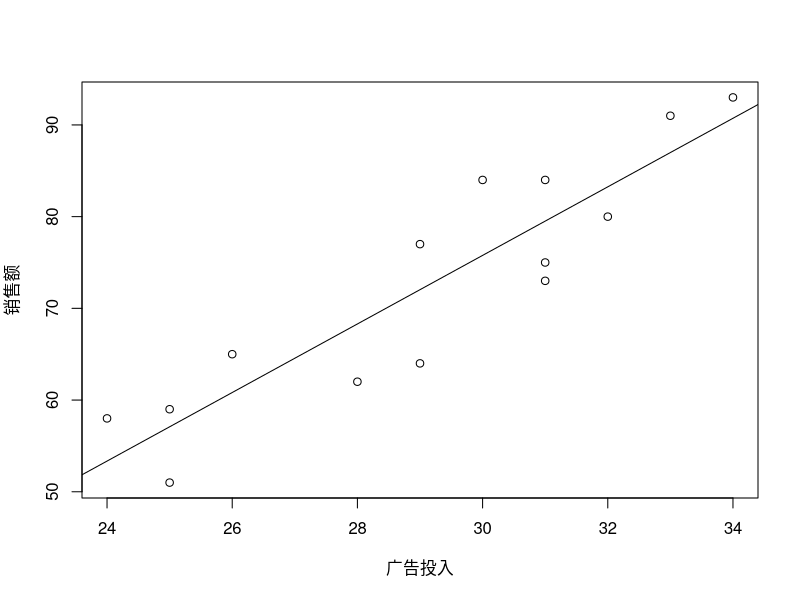

The R script that drew this image:
data <- read.csv('data.csv', fileEncoding='utf8')

#第一步，画出散点图，求x和y的相关系数
plot(data)
cor(data)

#第二步，拟合线性方程
x <- data$广告投入;
y <- data$销售额;
beta <- (sum(x*y) - nrow(data)*mean(x)*mean(y)) /
        (sum(x^2)-nrow(data)*mean(x)^2);
alpha <- mean(y) - beta*mean(x)
#拟合方程
y2 <- alpha + beta*x;

#第三步、画出拟合方程
abline(alpha, beta);

#第四步、求重相关系数
cor(y, y2)
#求判定系数
cor(y, y2)^2

#第五步、求解问题
alpha + beta*c(50, 40, 30)

#R中自带的求解一元一次线性方程的函数
lm_model <- lm(销售额~广告投入, data=data)
summary(lm_model)

p_data <- data.frame(广告投入=c(50, 40, 30))

predict(lm_model, p_data)
